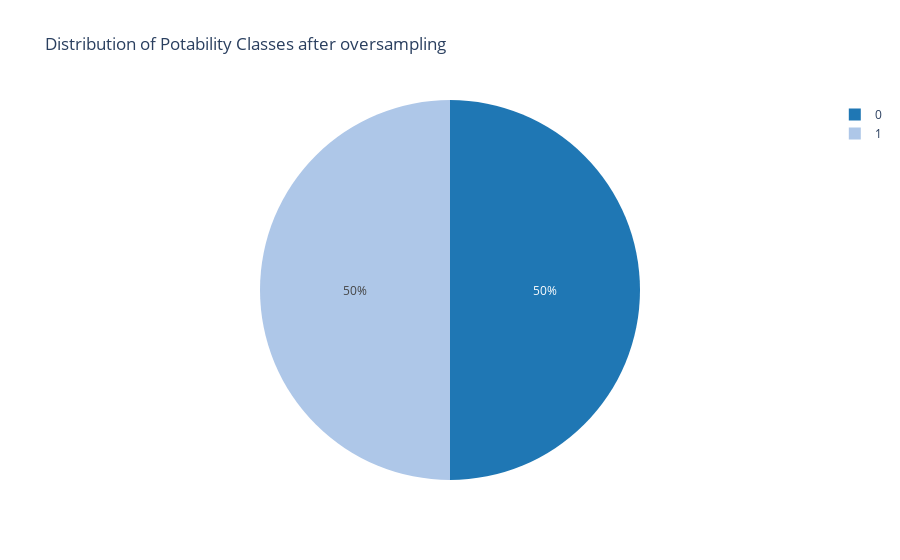

Notebook code for this chart:
### Code cell
# Calculate potability counts
potability_counts = upsampled_data['Potability'].value_counts()

fig0 = px.pie(names=potability_counts.index,
values=potability_counts.values,
title='Distribution of Potability Classes after oversampling',
labels={'names': 'Potability'})

# Update pie chart colors
fig0.update_traces(marker=dict(colors=['#1f77b4', '#aec7e8']))  # Blue colors

fig0.show()

### Figure 1 — Plotly figure (JSON) as saved in the notebook; plotly's stock layout.template omitted (floating-point values rounded to 4 significant figures)
{"data": [{"domain": {"x": [0, 1], "y": [0, 1]}, "hovertemplate": "Potability=%{label}<br>value=%{value}<extra></extra>", "labels": [0, 1], "legendgroup": "", "marker": {"colors": ["#1f77b4", "#aec7e8"]}, "name": "", "showlegend": true, "type": "pie", "values": [1998, 1998]}], "layout": {"legend": {"tracegroupgap": 0}, "title": {"text": "Distribution of Potability Classes after oversampling"}}}
